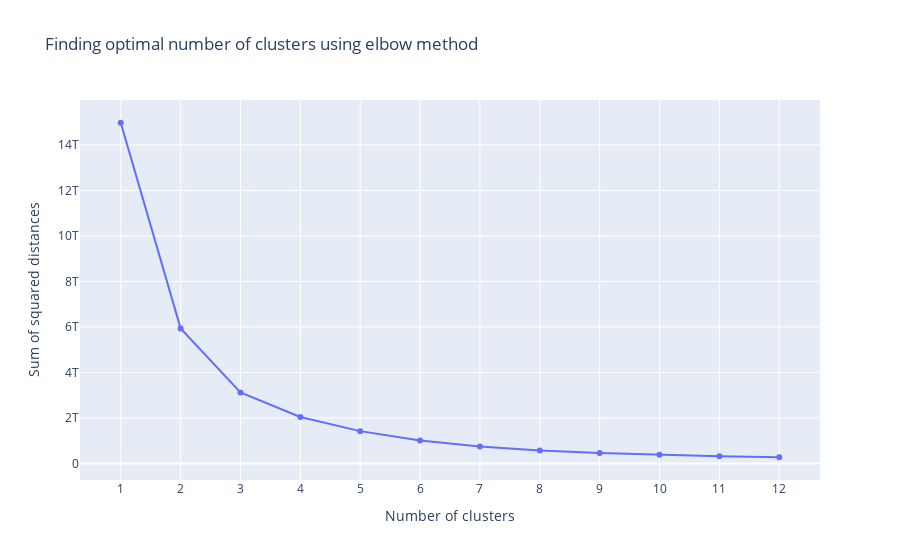

Notebook code for this chart:
### Code cell
figure = go.Figure()
figure.add_trace(go.Scatter(x=distances["clusters"], y=distances["sum of squared distances"]))

figure.update_layout(xaxis = dict(tick0 = 1,dtick = 1,tickmode = 'linear'),
                  xaxis_title="Number of clusters",
                  yaxis_title="Sum of squared distances",
                  title_text="Finding optimal number of clusters using elbow method")
figure.show()

### Figure 1 — Plotly figure (JSON) as saved in the notebook; plotly's stock layout.template omitted (floating-point values rounded to 4 significant figures)
{"data": [{"type": "scatter", "x": [1, 2, 3, 4, 5, 6, 7, 8, 9, 10, 11, 12], "y": [14980000000000.0, 5936000000000.0, 3122000000000.0, 2040000000000.0, 1419000000000.0, 1010000000000.0, 741500000000.0, 563900000000.0, 462100000000.0, 380900000000.0, 314500000000.0, 271200000000.0]}], "layout": {"title": {"text": "Finding optimal number of clusters using elbow method"}, "xaxis": {"dtick": 1, "tick0": 1, "tickmode": "linear", "title": {"text": "Number of clusters"}}, "yaxis": {"title": {"text": "Sum of squared distances"}}}}
